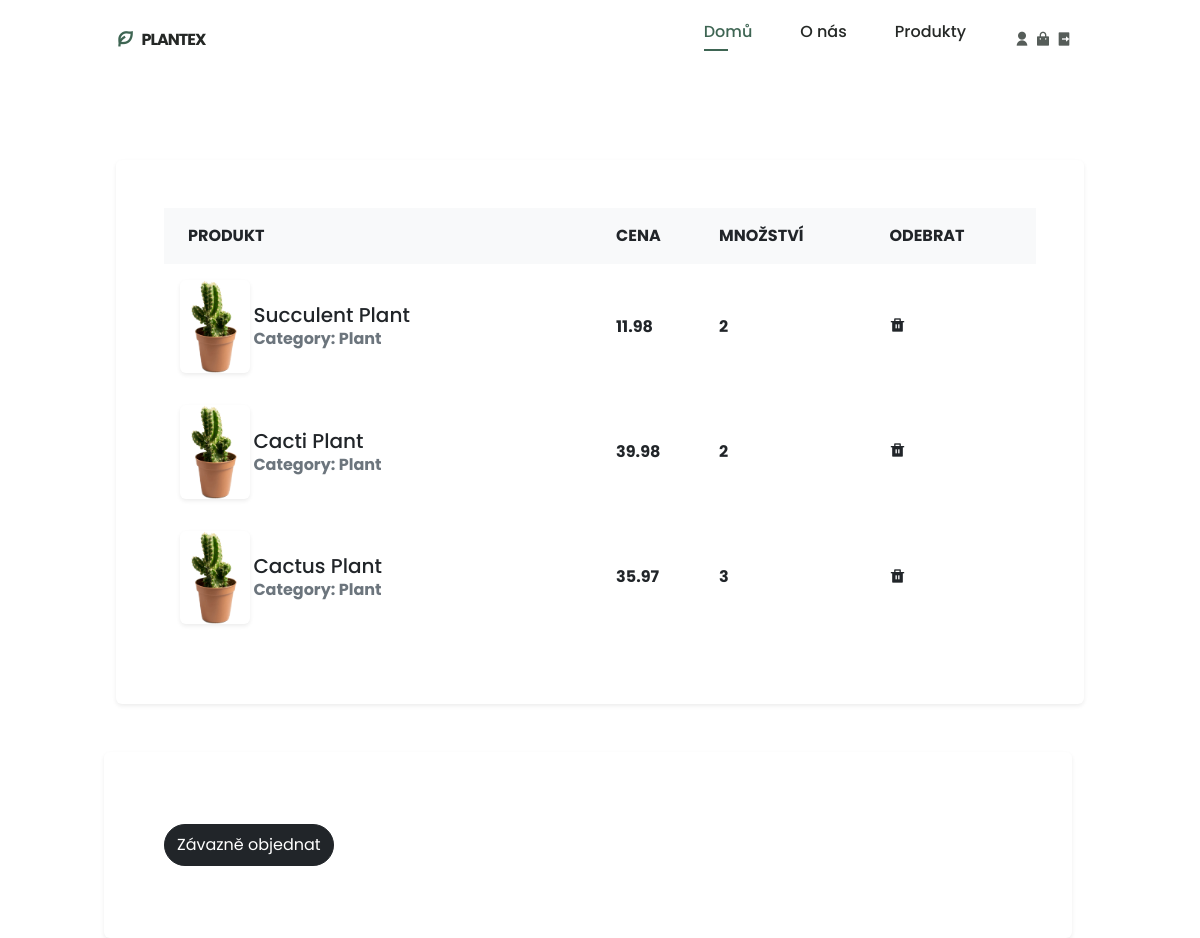
The app's page /cart.php (signed in) with its own data.
### tables this page shows
CREATE TABLE IF NOT EXISTS `cart` (
  `cartsId` int(11) NOT NULL AUTO_INCREMENT,
  `usersId` int(11) DEFAULT NULL,
  `productsId` int(11) DEFAULT NULL,
  `productsQuantity` int(11) NOT NULL DEFAULT 1,
  PRIMARY KEY (`cartsId`) USING BTREE
);

CREATE TABLE IF NOT EXISTS `products` (
  `productsId` int(11) NOT NULL AUTO_INCREMENT,
  `productsName` varchar(50) NOT NULL,
  `productsPrice` float DEFAULT NULL,
  `productAvailable` int(11) DEFAULT 1,
  PRIMARY KEY (`productsId`) USING BTREE
);

### cart.php (the view, shortened to what this page needs)
<?php
include_once 'header.php';
include_once 'includes/dbh.inc.php';
?>
<div class="px-4 px-lg-0">
    <div style="margin-top: 10rem;">
        <div class="container">
            <div class="row">
                <div class="col-lg-12 p-5 bg-white rounded shadow-sm mb-5">
                    <div class="table-responsive">
                        <table class="table">
                            <thead>
                            <tr>
                                <th scope="col" class="border-0 bg-light">
                                    <div class="p-2 px-3 text-uppercase">Produkt</div>
                                </th>
                                <th scope="col" class="border-0 bg-light">
                                    <div class="py-2 text-uppercase">Cena</div>
                                </th>
                                <th scope="col" class="border-0 bg-light">
                                    <div class="py-2 text-uppercase">Množství</div>
                                </th>
                                <th scope="col" class="border-0 bg-light">
                                    <div class="py-2 text-uppercase">Odebrat</div>
                                </th>
                            </tr>
                            </thead>
                            <tbody>
                            <?php
                            $sql = "SELECT * FROM products INNER JOIN cart ON products.productsId = cart.productsId WHERE cart.usersId=" . $_SESSION['userid'];
                            if ($result = mysqli_query($conn, $sql)) {
                                if (mysqli_num_rows($result) > 0) {
                                    while ($row = mysqli_fetch_array($result)) {
                                        echo "<tr>
                                <th scope='row' class='border-0'>
                                    <div class='p-2'>
                                        <img src='assets/img/product1.png' alt=''
                                             width='70' class='img-fluid rounded shadow-sm'>
                                        <div class='ml-3 d-inline-block align-middle'>
                                            <h5 class='mb-0'><a href='#' class='text-dark d-inline-block align-middle'>" . $row['productsName'] . "</a></h5><span
                                                    class='text-muted font-weight-normal font-italic d-block'>Category: Plant</span>
                                        </div>
                                    </div>
                                </th>
                                <td class='border-0 align-middle'><strong>" . $row['productsPrice'] * $row['productsQuantity'] . "</strong></td>
                                <td class='border-0 align-middle'><strong>" . $row['productsQuantity'] . "</strong></td>
                                <td class='border-0 align-middle'><a href=?productDelete=" .$row['cartsId']   .  "><i class='ri-delete-bin-fill'></i></td>
                            </tr>";
                                    }
                                } else {
                                    echo "Cart is empty.";
                                }
                            }
                            ?>
                            </tbody>
                        </table>
                    </div>
                </div>
                <div class="row py-5 p-4 bg-white rounded shadow-sm">
                    <div class="col-lg-6">
                        <div class="p-4">
                            <a href="ordercompleted.php" class="btn btn-dark rounded-pill py-2 btn-block">Závazně objednat</a>
                        </div>
                    </div>
                </div>
            </div>
        </div>
    </div>
</div>

### assets/css/styles.css (style rules this page uses)
:root { --header-height: 3.5rem; --hue: 152; --first-color: hsl(var(--hue), 24%, 32%); --first-color-alt: hsl(var(--hue), 24%, 28%); --first-color-light: hsl(var(--hue), 24%, 66%); --first-color-lighten: hsl(var(--hue), 24%, 92%); --title-color: hsl(var(--hue), 4%, 15%); --text-color: hsl(var(--hue), 4%, 35%); --text-color-light: hsl(var(--hue), 4%, 55%); --body-color: hsl(var(--hue), 0%, 100%); --container-color: #FFF; --body-font: 'Poppins', sans-serif; --big-font-size: 2rem; --h1-font-size: 1.5rem; --h2-font-size: 1.25rem; --h3-font-size: 1rem; --normal-font-size: .938rem; --small-font-size: .813rem; --smaller-font-size: .75rem; --font-medium: 500; --font-semi-bold: 600; --mb-0-5: .5rem; --mb-0-75: .75rem; --mb-1: 1rem; --mb-1-5: 1.5rem; --mb-2: 2rem; --mb-2-5: 2.5rem; --z-tooltip: 10; --z-fixed: 100; }
@media screen and (min-width: 968px) { :root { --big-font-size: 3.5rem; --h1-font-size: 2.25rem; --h2-font-size: 1.5rem; --h3-font-size: 1.25rem; --normal-font-size: 1rem; --small-font-size: .875rem; --smaller-font-size: .813rem; } }
* { box-sizing: border-box; padding: 0; margin: 0; }
html { scroll-behavior: smooth; }
body, button, input, textarea { font-family: var(--body-font); font-size: var(--normal-font-size); }
body { margin: var(--header-height) 0 0 0; background-color: var(--body-color); color: var(--text-color); transition: .4s; }
a { text-decoration: none; }
img { max-width: 100%; height: auto; }
a { all: unset; }
.container { max-width: 968px; margin-left: var(--mb-1-5); margin-right: var(--mb-1-5); }
@media screen and (min-width: 767px) { body { margin: 0; } }
@media screen and (min-width: 992px) { .container { margin-left: auto; margin-right: auto; } }

### records on screen
cart: productsId.productsName "Succulent Plant", $row['productsPrice'] * $row['productsQuantity'] "11.98", productsQuantity "2"
cart: productsId.productsName "Cacti Plant", $row['productsPrice'] * $row['productsQuantity'] "39.98", productsQuantity "2"
cart: productsId.productsName "Cactus Plant", $row['productsPrice'] * $row['productsQuantity'] "35.97", productsQuantity "3"
